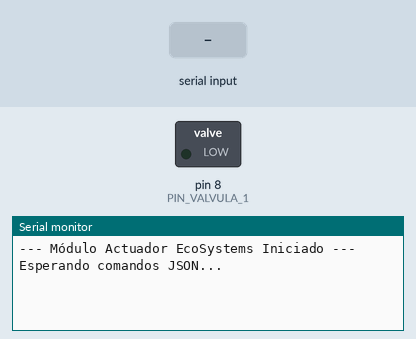
Recording of a sketch running on a simulated Arduino Uno, built with avr-gcc and run on an emulated ATmega328P. On the bench: switched loads named in the sketch (green lamp = pin HIGH), the last lines printed to the serial monitor. The inputs (shaded band) are chosen by the test bench.

Above: at 1.2 s.
1.3 s: "valvula_01" received over Serial
At 3.0 s:
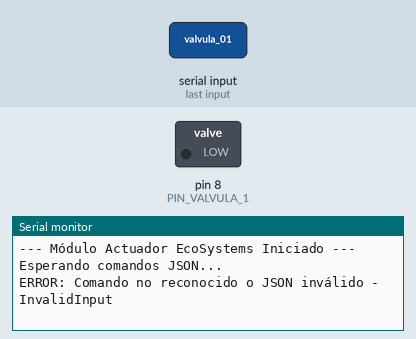
3.8 s: "1" received over Serial
At 6.1 s:
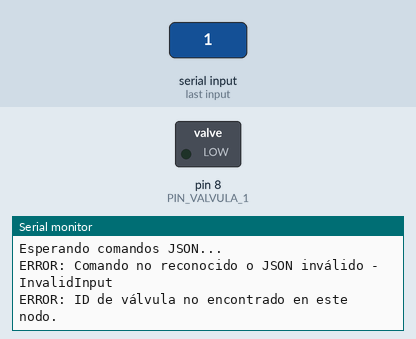

Measured:
- after the input at 1.3 s, the serial monitor: prints a new line after 1.0 s (image 1)
- after the input at 3.8 s, the serial monitor: prints a new line after 1.0 s (image 2)

The sketch:

arduino_actuador_node.ino
```cpp
#include <Arduino.h>
#include <ArduinoJson.h>

// --- DEFINICIÓN DE PINES ---
// Pin conectado al módulo de Relé que controla la electroválvula
const int PIN_VALVULA_1 = 8;

void setup() {
  // Iniciar comunicación serial a alta velocidad
  Serial.begin(115200);

  // Configurar el pin del relé como salida
  pinMode(PIN_VALVULA_1, OUTPUT);

  // Por seguridad, siempre iniciamos con la válvula CERRADA para evitar inundaciones.
  // IMPORTANTE: La mayoría de los módulos relé para Arduino son "Activos en Bajo" (Active-Low).
  // Si tu relé se enciende con LOW, cambia este estado inicial a HIGH.
  digitalWrite(PIN_VALVULA_1, LOW);

  Serial.println("--- Módulo Actuador EcoSystems Iniciado ---");
  Serial.println("Esperando comandos JSON...");
}

void loop() {
  // Revisar si el Backend (o el monitor serial) ha enviado un comando
  if (Serial.available()) {

    // 1. Crear el documento JSON para recibir los datos
    StaticJsonDocument<200> doc;

    // 2. Leer la cadena de texto entrante y tratar de convertirla a JSON
    DeserializationError error = deserializeJson(doc, Serial);

    // 3. Manejo de errores (por si llega texto basura o corrupto)
    if (error) {
      Serial.print("ERROR: Comando no reconocido o JSON inválido - ");
      Serial.println(error.c_str());

      // Limpiar el buffer serial para evitar bloqueos
      while(Serial.available() > 0) Serial.read();
      return;
    }

    // 4. Extraer las instrucciones del JSON
    // Se espera que Joaquín envíe un JSON con esta estructura:
    // {"accion": "ABRIR", "id_valvula": "valvula_01"}
    String accion = doc["accion"];
    String id_valvula = doc["id_valvula"];

    // 5. Ejecutar la acción física
    if (id_valvula == "valvula_01") {

      if (accion == "ABRIR") {
        digitalWrite(PIN_VALVULA_1, HIGH); // Enviar voltaje al relé
        Serial.println("LOG: Válvula 1 ABIERTA con éxito.");
      }
      else if (accion == "CERRAR") {
        digitalWrite(PIN_VALVULA_1, LOW); // Cortar voltaje al relé
        Serial.println("LOG: Válvula 1 CERRADA con éxito.");
      }
      else {
        Serial.println("ERROR: Acción no válida. Use 'ABRIR' o 'CERRAR'.");
      }

    } else {
      Serial.println("ERROR: ID de válvula no encontrado en este nodo.");
    }
  }
}
```
